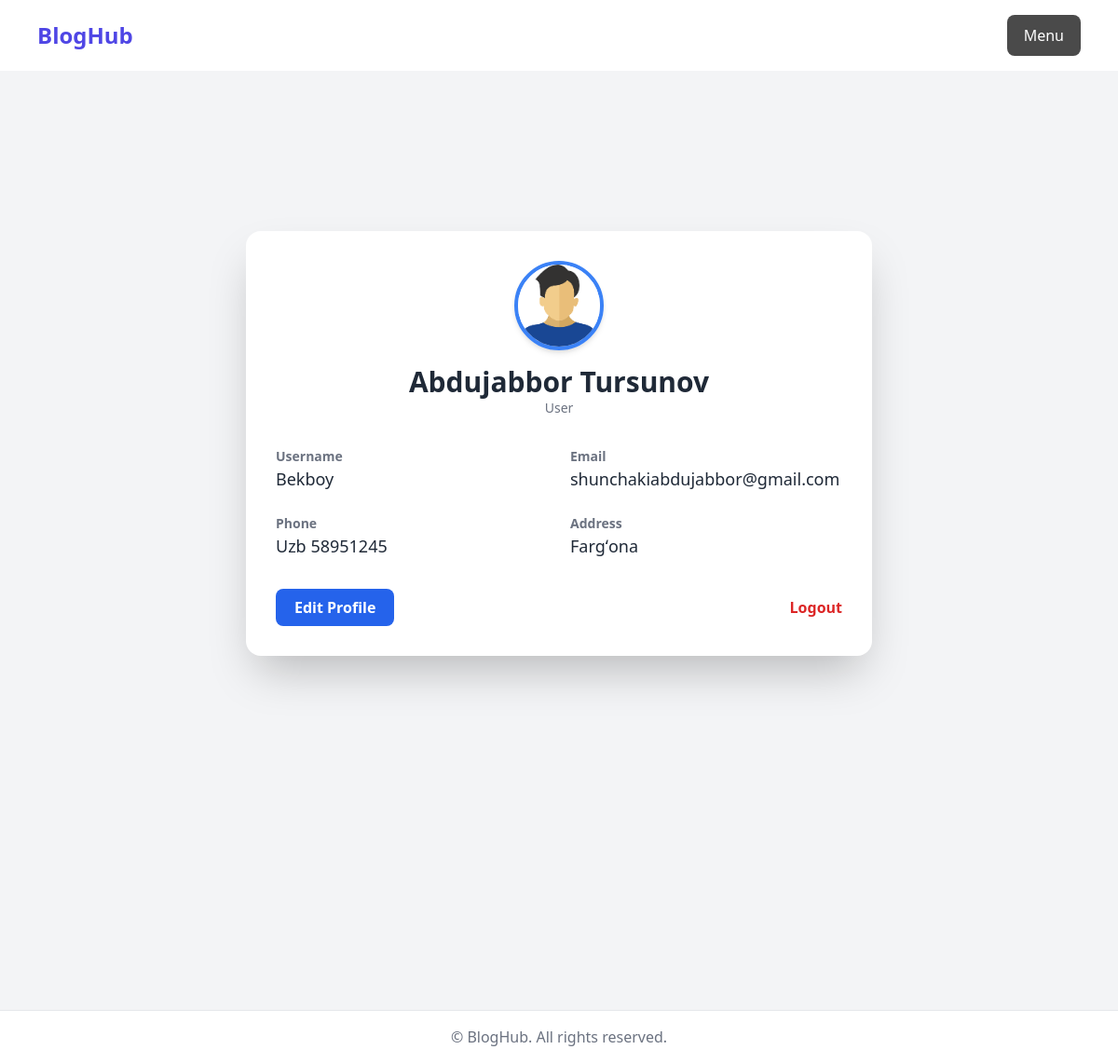
Page /profile/profile/ (signed in) on the earlier database version.
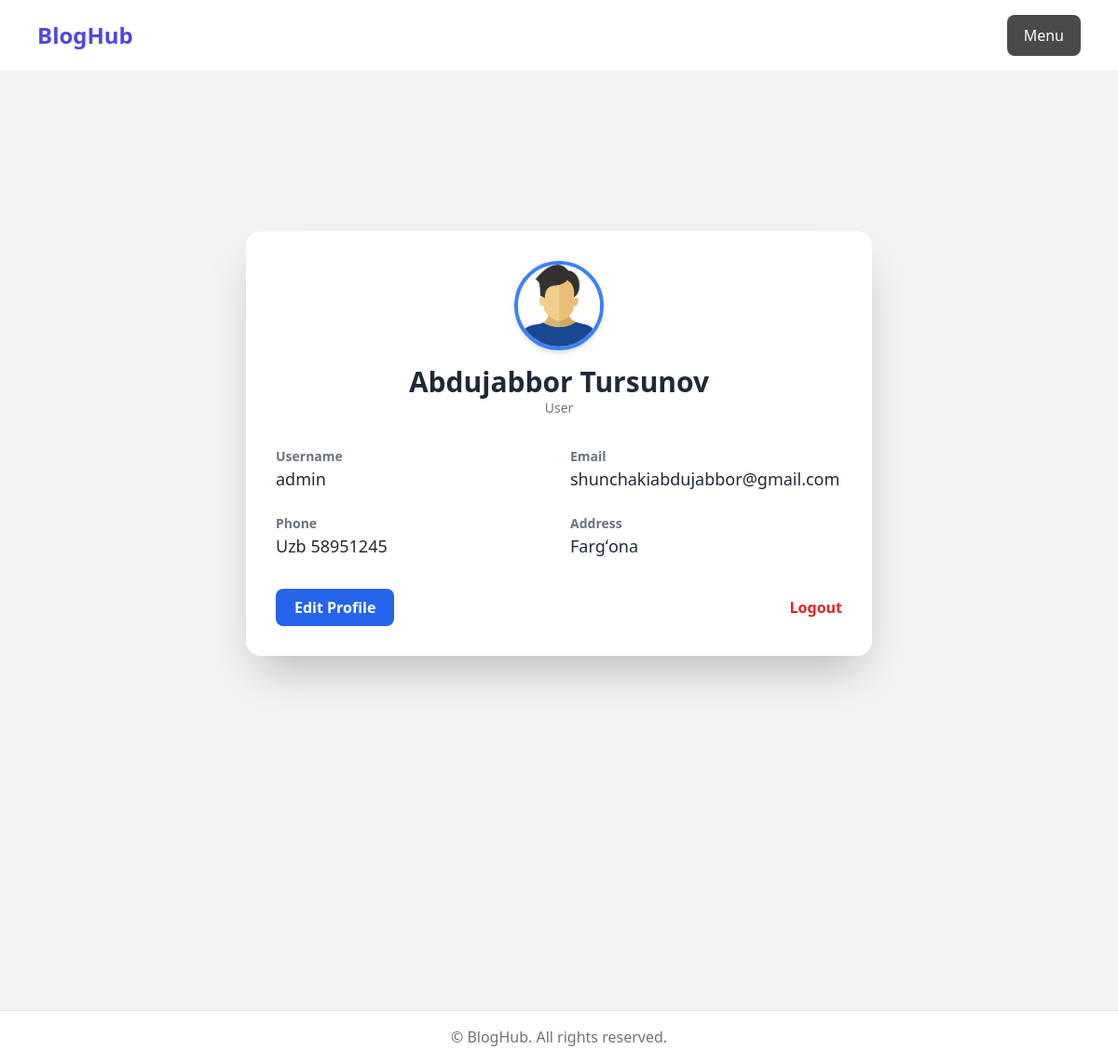
Same page on the later database version.
### accounts/models.py (models this page shows, shortened)
class UserProfile(models.Model):
    user = models.OneToOneField(User, on_delete=models.CASCADE, null=True, blank=True, related_name='profile')
    position = models.CharField(max_length=10, choices=[(k, v) for k, v in positions.items()], default='user')
    first_name = models.CharField(max_length=100)
    last_name = models.CharField(max_length=100)
    username = models.CharField(max_length=100, unique=True, blank=True, null=True)
    email = models.EmailField(max_length=100, unique=True)
    address = models.CharField(max_length=250)
    country_code = models.CharField(max_length=20, choices=[(k, v) for k, v in country_codes.items()], default='Uzb')
    phone = models.IntegerField()

### auth/views.py (the view)
# urls.py: path('profile/', include('auth.urls')),
@login_required(login_url='login_view')
def profile(request):
    user = request.user
    userprofile = UserProfile.objects.get(user=user)
    return render(request, 'auth/userprofile.html', {'userprofile': userprofile})

### templates/auth/userprofile.html (shortened to what this page needs)
{% extends 'base.html' %}
{% load static %}
{% block content %}
<div class="min-h-screen flex items-center justify-center bg-gray-100 px-4 py-10">
  <div class="bg-white shadow-2xl rounded-2xl w-full max-w-2xl p-8">
    <div class="text-center mb-8">
      <img src="{% static 'images.png' %}" alt="Profile"
           class="w-24 h-24 rounded-full mx-auto border-4 border-blue-500 shadow-md">
      <h2 class="text-3xl font-bold text-gray-800 mt-4">{{ userprofile.first_name }} {{ userprofile.last_name }}</h2>
      <p class="text-gray-500 text-sm">{{ userprofile.position|capfirst }}</p>
    </div>
    <div class="grid grid-cols-1 md:grid-cols-2 gap-6">
      <div>
        <p class="text-sm font-semibold text-gray-500">Username</p>
        <p class="text-lg text-gray-800">{{ userprofile.username }}</p>
      </div>
      <div>
        <p class="text-sm font-semibold text-gray-500">Email</p>
        <p class="text-lg text-gray-800">{{ userprofile.email }}</p>
      </div>
      <div>
        <p class="text-sm font-semibold text-gray-500">Phone</p>
        <p class="text-lg text-gray-800">{{ userprofile.country_code }} {{ userprofile.phone }}</p>
      </div>
      <div>
        <p class="text-sm font-semibold text-gray-500">Address</p>
        <p class="text-lg text-gray-800">{{ userprofile.address }}</p>
      </div>
    </div>
    <div class="mt-8 flex justify-between items-center">
      <a href="{% url 'update_profile' %}"
         class="bg-blue-600 hover:bg-blue-700 text-white px-5 py-2 rounded-lg font-semibold transition duration-300">
        Edit Profile
      </a>
      <a href="{% url 'logout_view' %}"
         class="text-red-600 hover:underline font-semibold">
        Logout
      </a>
    </div>
  </div>
</div>
{% endblock content %}

Differences in the rows shown:
changed UserProfile "Abdujabbor": username "Bekboy" → "admin"
